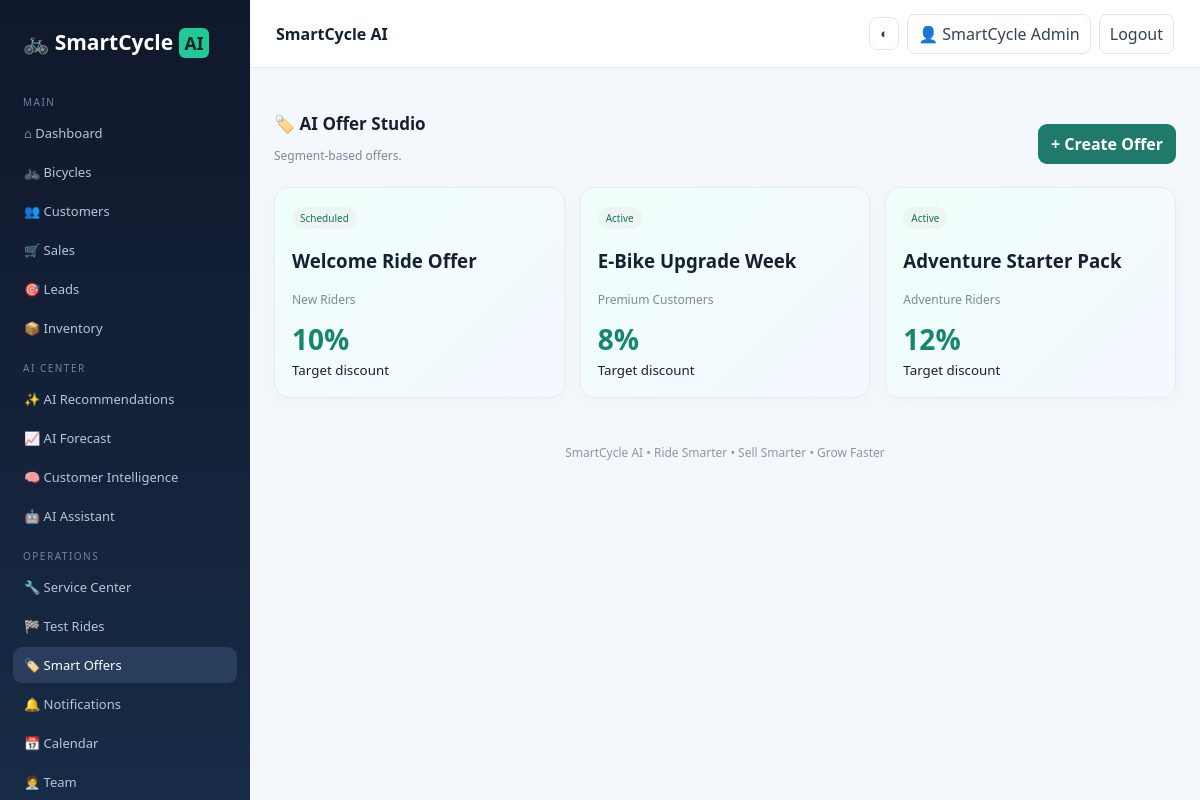
Screenshot of /offers.php (signed in) with the database file from the repository.
### tables this page shows
CREATE TABLE offers(id INT AUTO_INCREMENT PRIMARY KEY,title VARCHAR(150),audience VARCHAR(100),discount INT,status VARCHAR(40));

### config.php (called while the page is built, shortened)
<?php
function e($v){return htmlspecialchars((string)$v,ENT_QUOTES,"UTF-8");}
?>

### offers.php (the view)
<?php $title="Smart Offers";require "includes/header.php";$r=$conn->query("SELECT * FROM offers ORDER BY id DESC");?><div class="section-title"><div><h2>🏷️ AI Offer Studio</h2><p class="muted">Segment-based offers.</p></div><a class="btn primary" href="add_offer.php">+ Create Offer</a></div><div class="grid three"><?php while($x=$r->fetch_assoc()):?><div class="card ai-card"><span class="badge"><?=e($x["status"])?></span><h3><?=e($x["title"])?></h3><p class="muted"><?=e($x["audience"])?></p><div class="score"><?=$x["discount"]?>%</div><small>Target discount</small></div><?php endwhile;?></div><?php require "includes/footer.php";?>

### assets/style.css (style rules this page uses)
* { box-sizing:border-box }
body { margin:0;font-family:Segoe UI,Arial,sans-serif;background:#f4f7fb;color:#172033 }
.grid { display:grid;gap:15px }
.three { grid-template-columns:repeat(3,1fr) }
.card { background:#fff;border:1px solid #e6ebf1;border-radius:15px;padding:17px;box-shadow:0 5px 18px #14203708 }
.section-title { display:flex;justify-content:space-between;align-items:center;margin:20px 0 11px }
.section-title h2 { font-size:17px;margin:0 }
.btn { display:inline-block;border:0;border-radius:9px;padding:9px 13px;text-decoration:none;cursor:pointer;font-weight:650 }
.primary { background:#1f7a6b;color:#fff }
.badge { display:inline-block;padding:4px 8px;border-radius:20px;background:#edf5f2;color:#15715f;font-size:10px }
.muted { color:#7d8899;font-size:12px }
.ai-card { background:linear-gradient(135deg,#f0fffb,#f4f8ff) }
.score { font-size:28px;font-weight:800;color:#16866f }

### rows the page displays
offers: status "Scheduled", title "Welcome Ride Offer", audience "New Riders", discount "10"
offers: status "Active", title "E-Bike Upgrade Week", audience "Premium Customers", discount "8"
offers: status "Active", title "Adventure Starter Pack", audience "Adventure Riders", discount "12"

### other values shown
$n[1] "⌂ Dashboard"
$n[1] "🚲 Bicycles"
$n[1] "👥 Customers"
$n[1] "🛒 Sales"
$n[1] "🎯 Leads"
$n[1] "📦 Inventory"
$n[1] "✨ AI Recommendations"
$n[1] "📈 AI Forecast"
$n[1] "🧠 Customer Intelligence"
$n[1] "🤖 AI Assistant"
$n[1] "🔧 Service Center"
$n[1] "🏁 Test Rides"
$n[1] "🏷️ Smart Offers"
$n[1] "🔔 Notifications"
$n[1] "📅 Calendar"
